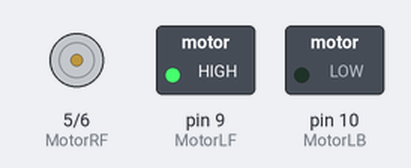
Bench run of a sketch on a simulated Arduino Uno, built with avr-gcc and run on an emulated ATmega328P. Parts: motor-driver pin pairs drawn as motors (green arrow = first pin HIGH = forward, orange = second pin HIGH = backward, longer = more drive), switched loads named in the sketch (green lamp = pin HIGH).

Above: at 0.1 s.
Timing chart, 0 to 0.2 s (numbered marks = the images above):
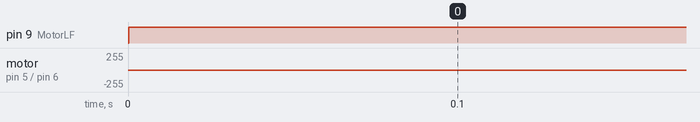

The sketch:

Speed_Test.ino
```cpp
#define Sensor 3
int x;
int MotorLF = 9;
int MotorLB = 10;
int MotorRF = 5;
int MotorRB = 6;


void setup() {
  pinMode(1, INPUT);
  Serial.begin(9600);
  pinMode(MotorLF, OUTPUT);
  pinMode(MotorLB, OUTPUT);
  pinMode(MotorRF, OUTPUT);
  pinMode(MotorRB, OUTPUT);

}

void loop() {
  digitalWrite(9, HIGH);
  digitalWrite (10, LOW);
  analogWrite(9, 255);
  analogWrite(10, 0);


  digitalWrite(5,LOW);
  digitalWrite(6,HIGH);
  analogWrite(5, 0);
  analogWrite(6,100);

}
```

Measured:
- by itself, pin 9 (MotorLF): LOW → HIGH at 0.00 s
